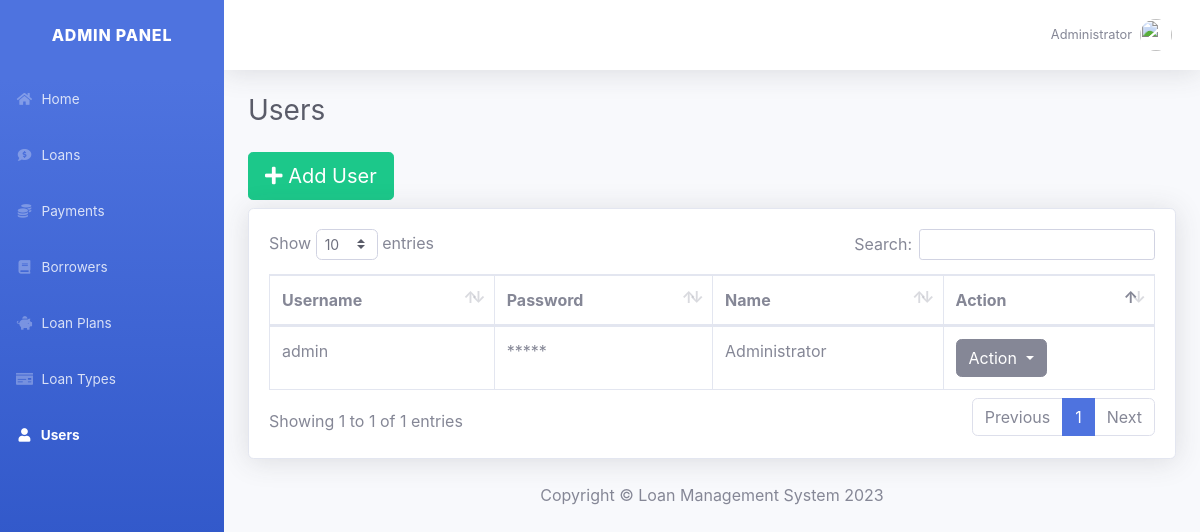
The page /user.php (signed in) on the database its author committed.
### tables this page shows
CREATE TABLE `user` (
  `user_id` int(11) NOT NULL,
  `username` varchar(30) NOT NULL,
  `password` varchar(30) NOT NULL,
  `firstname` text NOT NULL,
  `lastname` text NOT NULL
);

### config.php (called while the page is built, shortened)
<?php
	class db_connect{
		public $host = db_host;
		public $user = db_user;
		public $pass = db_pass;
		public $name = db_name;
		public function connect(){
			$this->conn = new mysqli($this->host, $this->user, $this->pass, $this->name);
		}
	}
?>

### class.php (called while the page is built, shortened)
<?php
	require_once'config.php';
	class db_class extends db_connect{
		public function user_acc($user_id){
			$query=$this->conn->prepare("SELECT * FROM `user` WHERE `user_id`='$user_id'") or die($this->conn->error);
			if($query->execute()){
				$result=$query->get_result();
				$fetch=$result->fetch_array();
				return $fetch['firstname']." ".$fetch['lastname'];
			}
		}
		function hide_pass($str) {
			$len = strlen($str);
			return str_repeat('*', $len);
		}
		public function display_user(){
			$query=$this->conn->prepare("SELECT * FROM `user`") or die($this->conn->error);
			if($query->execute()){
				$result = $query->get_result();
				return $result;
			}
		}
	}
?>

### user.php (the view, shortened to what this page needs)
<?php
	require_once'class.php';
	$db=new db_class();
?>
<!DOCTYPE html>
<html lang="en">
<head>
    <link href="fontawesome-free/css/all.min.css" rel="stylesheet" type="text/css">
    <link href="css/sb-admin-2.css" rel="stylesheet">
    <link href="css/dataTables.bootstrap4.css" rel="stylesheet">
</head>
<body id="page-top">
    <div id="wrapper">
        <ul class="navbar-nav bg-gradient-primary sidebar sidebar-dark accordion" id="accordionSidebar">
            <a class="sidebar-brand d-flex align-items-center justify-content-center" href="index.html">
                <div class="sidebar-brand-text mx-3">ADMIN PANEL</div>
            </a>
            <li class="nav-item">
                <a class="nav-link" href="home.php">
                    <i class="fas fa-fw fa-home"></i>
                    <span>Home</span></a>
            </li>
			<li class="nav-item">
                <a class="nav-link" href="loan.php">
                    <i class="fas fa-fw fas fa-comment-dollar"></i>
                    <span>Loans</span></a>
            </li>
			<li class="nav-item">
                <a class="nav-link" href="payment.php">
                    <i class="fas fa-fw fas fa-coins"></i>
                    <span>Payments</span></a>
            </li>
			<li class="nav-item">
                <a class="nav-link" href="borrower.php">
                    <i class="fas fa-fw fas fa-book"></i>
                    <span>Borrowers</span></a>
            </li>
			<li class="nav-item">
                <a class="nav-link" href="loan_plan.php">
                    <i class="fas fa-fw fa-piggy-bank"></i>
                    <span>Loan Plans</span></a>
            </li>
			<li class="nav-item">
                <a class="nav-link" href="loan_type.php">
                    <i class="fas fa-fw fa-money-check"></i>
                    <span>Loan Types</span></a>
            </li>
			<li class="nav-item active">
                <a class="nav-link" href="user.php">
                    <i class="fas fa-fw fa-user"></i>
                    <span>Users</span></a>
            </li>
        </ul>
        <div id="content-wrapper" class="d-flex flex-column">
            <div id="content">
                <nav class="navbar navbar-expand navbar-light bg-white topbar mb-4 static-top shadow">
                    <ul class="navbar-nav ml-auto">
                        <li class="nav-item dropdown no-arrow">
                            <a class="nav-link dropdown-toggle" href="#" id="userDropdown" role="button"
                                data-toggle="dropdown" aria-haspopup="true" aria-expanded="false">
                                <span class="mr-2 d-none d-lg-inline text-gray-600 small"><?php echo $db->user_acc($_SESSION['user_id'])?></span>
                                <img class="img-profile rounded-circle"
                                    src="image/admin_profile.svg">
                            </a>
                        </li>
                    </ul>
                </nav>
                <div class="container-fluid">
                    <div class="d-sm-flex align-items-center justify-content-between mb-4">
                        <h1 class="h3 mb-0 text-gray-800">Users</h1>
                    </div>
					<button class="mb-2 btn btn-lg btn-success" href="#" data-toggle="modal" data-target="#addModal"><span class="fa fa-plus"></span> Add User</button>
                    <div class="card shadow mb-4">
                        <div class="card-body">
                            <div class="table-responsive">
                                <table class="table table-bordered" id="dataTable" width="100%" cellspacing="0">
                                    <thead>
                                        <tr>
                                            <th>Username</th>
                                            <th>Password</th>
                                            <th>Name</th>
                                            <th>Action</th>
                                        </tr>
                                    </thead>
                                    <tbody>
										<?php
											$tbl_user=$db->display_user();
											while($fetch=$tbl_user->fetch_array()){
										?>
                                        <tr>
                                            <td><?php echo $fetch['username']?></td>
                                            <td><?php echo $db->hide_pass($fetch['password'])?></td>
                                            <td><?php echo $fetch['firstname']." ".$fetch['lastname']?></td>
                                            <td>
												<div class="dropdown">
													<button class="btn btn-secondary dropdown-toggle" type="button" id="dropdownMenuButton" data-toggle="dropdown" aria-haspopup="true" aria-expanded="false">
														Action
													</button>
												</div>
											</td>
                                        </tr>
										<?php
											}
										?>
                                    </tbody>
                                </table>
                            </div>
						</div>
                    </div>
				</div>
            <footer class="stocky-footer">
                <div class="container my-auto">
                    <div class="copyright text-center my-auto">
                        <span>Copyright &copy; Loan Management System <?php echo date("Y")?></span>
                    </div>
                </div>
            </footer>
        </div>
    </div>
</body>
</html>

### rows shown on the page
user: $db->user_acc($_SESSION['user_id']) "Administrator", username "admin", password "*****", firstname "Administrator"
